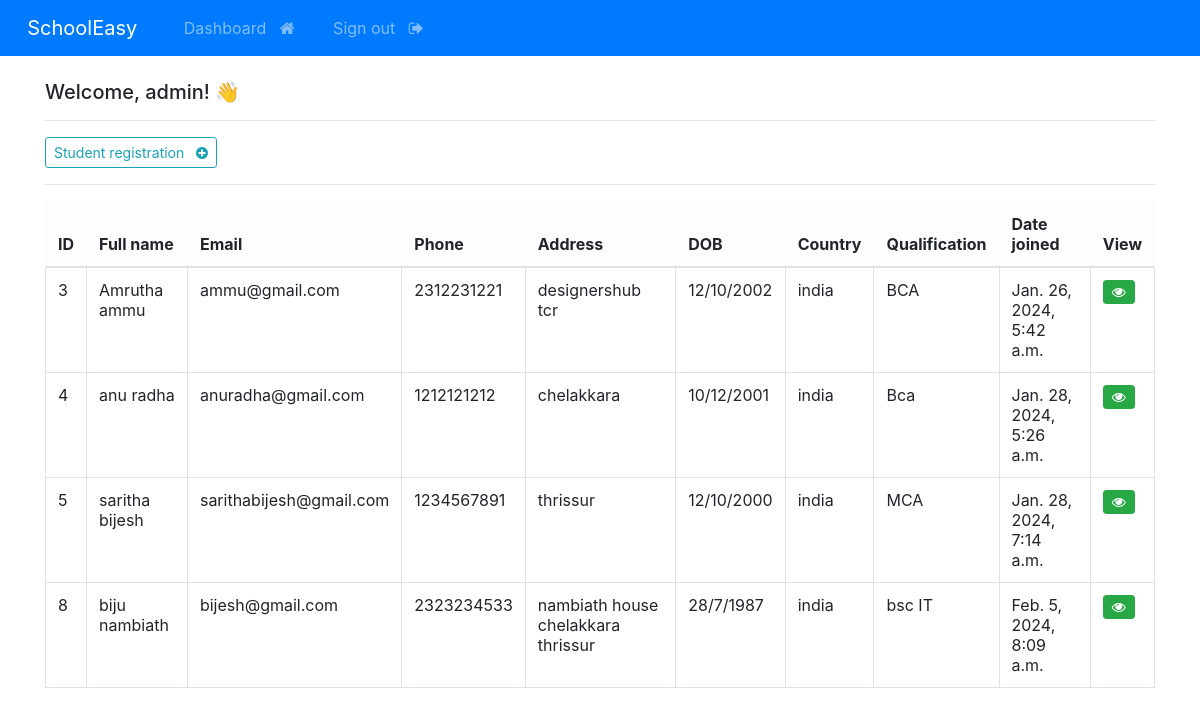
The page /dashboard (signed in) on the database its author committed.
### SchoolEasy_app/models.py (models this page shows, shortened)
class StudentRegister(models.Model):
    creation_date = models.DateTimeField(auto_now_add=True)
    first_name = models.CharField(max_length=100)
    last_name = models.CharField(max_length=100)
    email = models.CharField(max_length=255)
    phone = models.CharField(max_length=20)
    address = models.CharField(max_length=300)
    DOB = models.CharField(max_length=255)
    country = models.CharField(max_length=125)
    Qualification = models.CharField(max_length=200)

### SchoolEasy_app/views.py (the view)
# urls.py: path('dashboard', views.dashboard, name="dashboard"),
@login_required(login_url='admin_login')
def dashboard(request):
    my_students = StudentRegister.objects.all()
    context = {'students': my_students}
    return render(request, 'dashboard.html', context=context)

### Templates/dashboard.html
{% extends 'base.html' %}
{% block content %}
    <h5> Welcome, {{user}}! 👋 </h5>
    <hr>
    <a class="btn btn-outline-info btn-sm" href="{% url 'add_student' %}">
        Student registration &nbsp; <i class="fa fa-plus-circle" aria-hidden="true"></i>
    </a>
    <hr>
    <table class="table table-hover table-bordered">
        <thead class="table-light">
            <tr>
                <th scope="col"> ID </th>
                <th scope="col"> Full name </th>
                <th scope="col"> Email </th>
                <th scope="col"> Phone </th>
                <th scope="col"> Address </th>
                <th scope="col"> DOB </th>
                <th scope="col"> Country </th>
                <th scope="col"> Qualification </th>
                <th scope="col"> Date joined </th>
                <th scope="col"> View </th>
            </tr>
        </thead>
        <tbody>
        {% if students %}
            {% for student in students %}
             <tr>
                <td> {{student.id}} </td>
                <td> {{student.first_name}}  {{student.last_name}} </td>
                <td> {{student.email}} </td>
                <td> {{student.phone}} </td>
                <td> {{student.address}} </td>
                <td> {{student.DOB}} </td>
                <td> {{student.country}} </td>
                <td> {{student.Qualification}} </td>
                <td> {{student.creation_date}} </td>
                <td> <a class="btn btn-success btn-sm" href="student/{{student.id}}"> <i class="fa fa-eye" aria-hidden="true"></i> </a> </td>
            </tr>
            {% endfor %}
        {% endif %}
        </tbody>
    </table>
{% endblock %}

### Templates/base.html (shortened to what this page needs)
{% load static %}
<html>
    <head>
        <link rel="stylesheet" type="text/css" href="https://stackpath.bootstrapcdn.com/bootstrap/4.5.2/css/bootstrap.min.css">
        <link rel="stylesheet" type="text/css" href="{% static 'css/style.css' %}">
        <link rel="stylesheet" href="https://cdnjs.cloudflare.com/ajax/libs/font-awesome/4.7.0/css/font-awesome.min.css">
    </head>
    <body>
        {% include 'navbar.html' %}
        <div class="container">
            <br>
           {% block content %}
           {% endblock %}
        </div>
    </body>
</html>

### Templates/navbar.html (shortened to what this page needs)
<nav class="navbar navbar-expand-lg navbar-dark bg-primary justify-content-center">
    <a class="navbar-brand main-heading" href="{% url '' %}">
      &nbsp; SchoolEasy
    </a>
      <div class="collapse navbar-collapse text-center" id="navbarNavDropdown">
        <ul class="navbar-nav mr-auto">
          {% if user.is_authenticated %}
            <li class="nav-item">
              <a class="nav-link" href="{% url 'dashboard' %}">Dashboard &nbsp; <i class="fa fa-home" aria-hidden="true"></i> </a>
            </li>
            <li class="nav-item">
              <a class="nav-link" href="{% url 'admin_logout' %}">Sign out &nbsp; <i class="fa fa-sign-out" aria-hidden="true"></i> </a>
            </li>
        </ul>
        {% endif %}
      </div>
  </nav>

### rows shown on the page
StudentRegister: id "3", first_name "Amrutha", last_name "ammu", email "ammu@gmail.com", phone "2312231221", address "designershub tcr", DOB "12/10/2002", country "india", Qualification "BCA", creation_date "Jan. 26, 2024, 5:42 a.m."
StudentRegister: id "4", first_name "anu", last_name "radha", email "anuradha@gmail.com", phone "1212121212", address "chelakkara", DOB "10/12/2001", country "india", Qualification "Bca", creation_date "Jan. 28, 2024, 5:26 a.m."
StudentRegister: id "5", first_name "saritha", last_name "bijesh", email "sarithabijesh@gmail.com", phone "1234567891", address "thrissur", DOB "12/10/2000", country "india", Qualification "MCA", creation_date "Jan. 28, 2024, 7:14 a.m."
StudentRegister: id "8", first_name "biju", last_name "nambiath", email "bijesh@gmail.com", phone "2323234533", address "nambiath house chelakkara thrissur", DOB "28/7/1987", country "india", Qualification "bsc IT", creation_date "Feb. 5, 2024, 8:09 a.m."

### other values the page prints
{{ user }} "admin"
